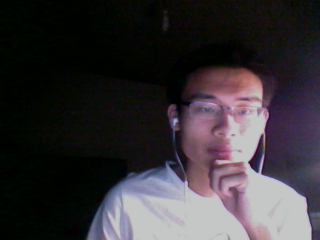
#> input picture opencv/face-recognition/pc1.png, 320 x 240 px
$ python pic.py
#> lines starting #> are read from the running program, lines starting #| are printed output that depends on the picture; after the words box and inside, x2 and y2 are one past the last pixel; in counts of white or black regions, pixels touching at a corner belong together
import cv2

image_path      = "./pc1.png"
facedata_path   = "./haarcascade_frontalface_default.xml"
face_cascade    = cv2.CascadeClassifier(facedata_path)

image   = cv2.imread(image_path)
#> image is the input picture: shape (240, 320, 3); mean B, G, R 54.4, 50.2, 54.4
gray    = cv2.cvtColor(image,cv2.COLOR_BGR2GRAY)
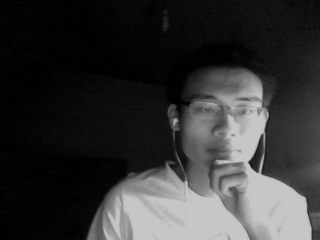
#> gray: shape (240, 320); min 0, max 199, mean 51.9
cv2.imshow("Picture",image)
cv2.waitKey(0)
faces = face_cascade.detectMultiScale(
        gray,
        scaleFactor = 1.15,
        minNeighbors= 5,
        minSize     = (5,5),
        flags       = cv2.CASCADE_SCALE_IMAGE
        )
#> faces = [[176, 73, 101, 101]]

print('hello')
print("find {0} face(s)!",format(len(faces)))
#| find {0} face(s)! 1

for(x,y,w,h) in faces:
    cv2.circle(image,((x+x+w)/2,(y+y+h)/2),w/2,(0,255,0),2)
#> this loop made 1 pass
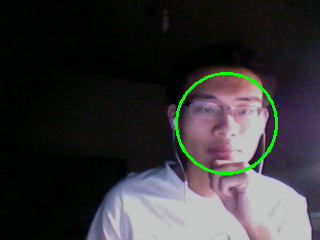
#> image: shape (240, 320, 3); 1.2% of pixels changed, all inside (x1, y1, x2, y2) = (175, 72, 278, 175)

cv2.imshow("Find Faces!",image)
cv2.waitKey(0)
